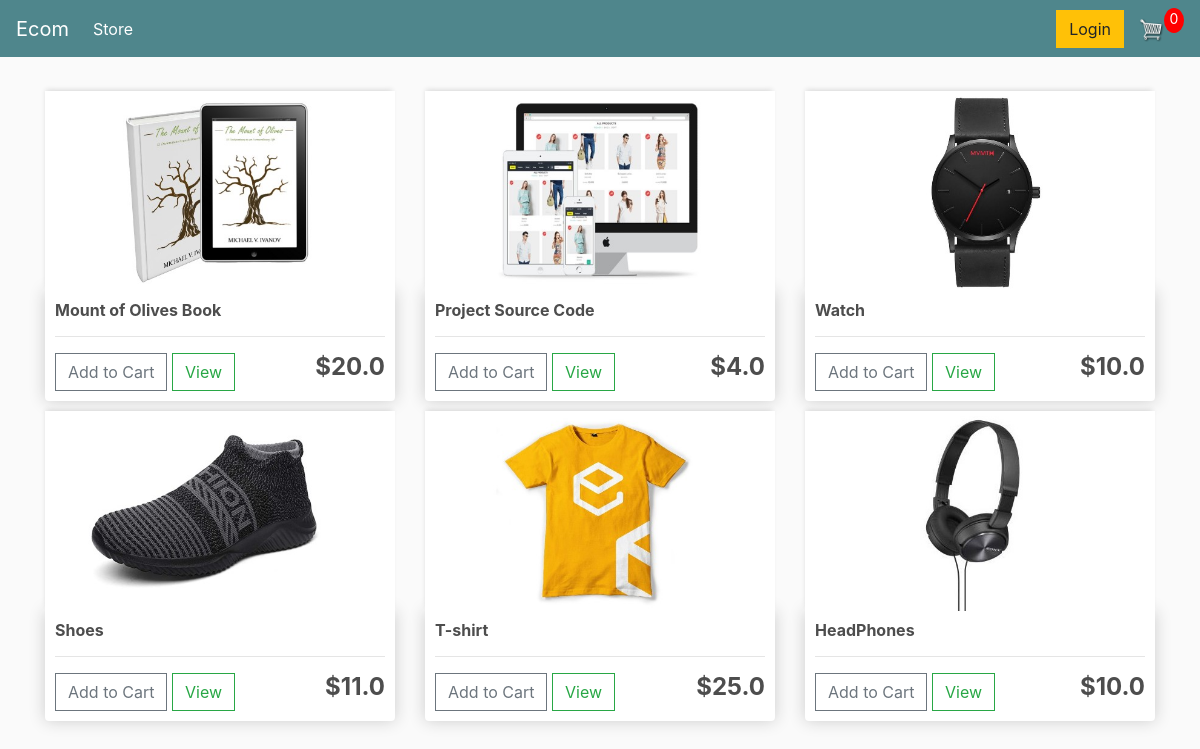
The page / on the database its author committed.
### store/models.py (models this page shows, shortened)
class Product(models.Model):
	name = models.CharField(max_length=200)
	price = models.FloatField()
	digital = models.BooleanField(default=False,null=True, blank=True)
	image = models.ImageField(null=True, blank=True)

### store/views.py (the view)
# urls.py: path('', include('store.urls' , namespace='store'))
def store(request):
	data = cartData(request)
	cartItems = data['cartItems']
	order = data['order']
	items = data['items']
	products = Product.objects.all()
	context = {'products':products, 'cartItems':cartItems}
	return render(request, 'store/store.html', context)

### store/utils.py (called while the page is built, shortened)
def cookieCart(request):
	try:
		cart = json.loads(request.COOKIES['cart'])
	except:
		cart = {}
		print('CART:', cart)
	items = []
	order = {'get_cart_total':0, 'get_cart_items':0, 'shipping':False}
	cartItems = order['get_cart_items']
	return {'cartItems':cartItems ,'order':order, 'items':items}

def cartData(request):
	if request.user.is_authenticated:
		customer = request.user.customer
		order, created = Order.objects.get_or_create(customer=customer, complete=False)
		items = order.orderitem_set.all()
		cartItems = order.get_cart_items
	else:
		cookieData = cookieCart(request)
		cartItems = cookieData['cartItems']
		order = cookieData['order']
		items = cookieData['items']
	return {'cartItems':cartItems ,'order':order, 'items':items}

### store/templates/store/store.html
{% extends 'store/main.html' %}
{% load static %}
{% block content %}
<div class="row">
	{% for product in products %}
	<div class="col-lg-4">
		<img class="thumbnail" src="{{product.image.url}}">
		<div class="box-element product">
			<h6><strong>{{product.name}}</strong></h6>
			<hr>
			<button data-product="{{product.id}}" data-action="add" class="btn btn-outline-secondary add-btn update-cart">Add to Cart</button>
			<a class="btn btn-outline-success" href="#">View</a>
			<h4 style="display: inline-block; float: right"><strong>${{product.price}}</strong></h4>
		</div>
	</div>
	{% endfor %}
</div>
{% endblock content %}

### store/templates/store/main.html (shortened to what this page needs)
<!DOCTYPE html>
{% load static %}
<html>
<head>
	<link rel="stylesheet" href="https://stackpath.bootstrapcdn.com/bootstrap/4.4.1/css/bootstrap.min.css">
	<link rel="stylesheet" href="{% static 'css/main.css' %}">
</head>
<body>
	<nav class="navbar navbar-expand-lg navbar-dark bg-dark">
	  <a class="navbar-brand" href="{% url 'store:store' %}">Ecom</a>
	  <div class="collapse navbar-collapse" id="navbarSupportedContent">
	    <ul class="navbar-nav mr-auto">
	      <li class="nav-item active">
	        <a class="nav-link" href="{% url 'store:store' %}">Store <span class="sr-only">(current)</span></a>
	      </li>
	    </ul>
	    <div class="form-inline my-2 my-lg-0">
	     	<a href="#"class="btn btn-warning">Login</a>
	     	<a href="{% url 'store:cart' %}">
	    		<img  id="cart-icon" src="{% static 'images/cart.png' %}">
	    	</a>
	    	<p id="cart-total">{{cartItems}}</p>
	    </div>
	  </div>
	</nav>
     <div class="container">
            <br>
            {% block content %}
            {% endblock content %}
         </div>
</body>
</html>

### static/css/main.css (style rules this page uses)
body { background-color: hsl(0, 0%, 98%); }
h1,h2,h3,h4,h5,h6 { color:hsl(0, 0%, 30%); }
.box-element { box-shadow:hsl(0, 0%, 80%) 0 0 16px; background-color: #fff; border-radius: 4px; padding: 10px; }
.thumbnail { width: 100%; height: 200px; -webkit-box-shadow: -1px -3px 5px -2px rgba(214,214,214,1); -moz-box-shadow: -1px -3px 5px -2px rgba(214,214,214,1); box-shadow: -1px -3px 5px -2px rgba(214,214,214,1); }
.product { border-radius: 0 0 4px 4px; }
.bg-dark { background-color: #4f868c!important; }
#cart-icon { width:25px; display: inline-block; margin-left: 15px; }
#cart-total { display: block; text-align: center; color:#fff; background-color: red; width: 20px; height: 25px; border-radius: 50%; font-size: 14px; }
.col-lg-4, .col-lg-6, .col-lg-8, .col-lg-12 { margin-top: 10px; }
.btn { border-radius: 0; }

### rows shown on the page
Product: image (picture), name "Mount of Olives Book", price "20.0"
Product: image (picture), name "Project Source Code", price "4.0"
Product: image (picture), name "Watch", price "10.0"
Product: image (picture), name "Shoes", price "11.0"
Product: image (picture), name "T-shirt", price "25.0"
Product: image (picture), name "HeadPhones", price "10.0"

### other values the page prints
{{ cartItems }} "0"
